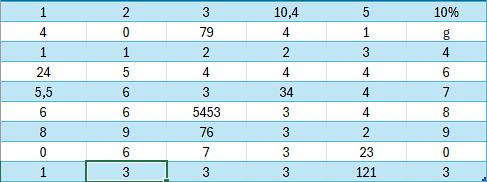
#> input picture Matrix_Reader/Imagenes_Pruebas/Imagen_pruebas4.PNG, 487 x 182 px, found by its file name
$ jupyter execute --allow-errors code_tosave.ipynb
#> lines starting #> are read from the running program, lines starting #| are printed output that depends on the picture; after the words box and inside, x2 and y2 are one past the last pixel; in counts of white or black regions, pixels touching at a corner belong together
[cell 1]
import cv2
import re
import os
import pytesseract
import numpy as np
import pandas as pd


#  Cargar la imagen y establecerla en escalas de grices
img = cv2.imread('Imagenes_Pruebas\Imagen_pruebas4.png')
#> img is the input picture: shape (182, 487, 3); mean B, G, R 242.2, 232.1, 206.2
img_gray = cv2.cvtColor(img, cv2.COLOR_BGR2GRAY)
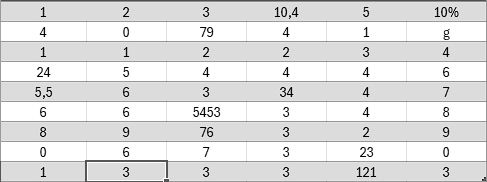
#> img_gray: shape (182, 487); min 0, max 255, mean 225.4


#  Binarizamos la img-agen en escala de grises (0 Black, 255 White)
_, img_binary_otsu = cv2.threshold(255-img_gray, 128,255, cv2.THRESH_BINARY | cv2.THRESH_OTSU)
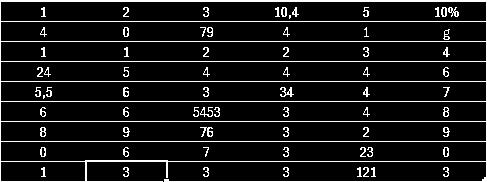
#> img_binary_otsu: shape (182, 487); 9% white in thin lines or dots
#  Invertimos la imagen con 255-img_blur


#  Extraemos las lineas verticales
#  Kernel para la detección de lineas
vertical_kernel = cv2.getStructuringElement(cv2.MORPH_RECT, (1, np.array(img).shape[1] // 30))
#  Aplicamos erosión y dilatación, para la separación de pixeles unidos y resaltar los que no
eroded_img = cv2.erode(img_binary_otsu, vertical_kernel, iterations=3)
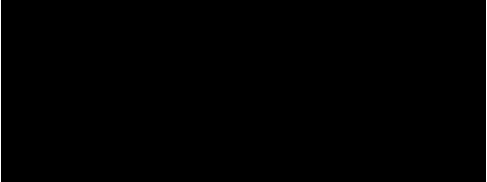
#> eroded_img: shape (182, 487); 0.41% white in thin lines or dots
vertical_lines = cv2.dilate(eroded_img, vertical_kernel, iterations=3)


#  Extraemos las líneas horizontales
#  Proceso analogo al de la la líneas verticales
horizontal_kernel = cv2.getStructuringElement(cv2.MORPH_RECT, (np.array(img).shape[1] // 30, 1))
eroded_img2 = cv2.erode(img_binary_otsu, horizontal_kernel, iterations=3)
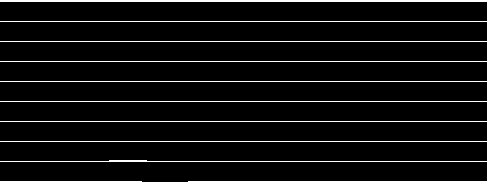
#> eroded_img2: shape (182, 487); 6% white in thin lines or dots
horizontal_lines = cv2.dilate(eroded_img2, horizontal_kernel, iterations=3)
#> horizontal_lines: shape (182, 487); 6.1% white in thin lines or dots


#  Combinamos las lineas veticales y horizontales
kernel = cv2.getStructuringElement(cv2.MORPH_RECT, (2, 2))
vertical_horizontal_lines = cv2.addWeighted(vertical_lines, 0.5, horizontal_lines, 0.5, 0.0)
vertical_horizontal_lines = cv2.erode(~vertical_horizontal_lines, kernel, iterations=2)

#  Aplicamos operaciones bit a bit a la imagen en escala de grises y los contornos combinados
_, vertical_horizontal_lines = cv2.threshold(vertical_horizontal_lines, 128,255, cv2.THRESH_BINARY | cv2.THRESH_OTSU)
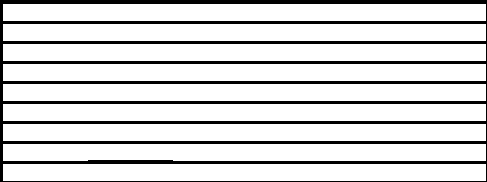
#> vertical_horizontal_lines: shape (182, 487); 83.3% white; 1 black region
b_img = cv2.bitwise_not(cv2.bitwise_xor(img_gray, vertical_horizontal_lines))
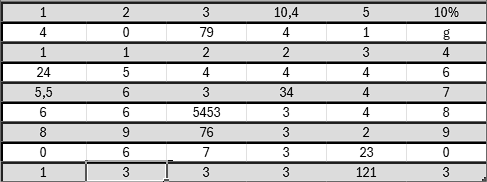
#> b_img: shape (182, 487); min 0, max 255, mean 201.2


#  Extraemos los contornos de cada celda de la tabla
contours, hierarchy = cv2.findContours(vertical_horizontal_lines, cv2.RETR_TREE, cv2.CHAIN_APPROX_SIMPLE)
#> contours = 9 contours; largest, box (x1, y1, x2, y2) and area: (3, 164, 486, 181) 7712, (3, 124, 486, 141) 7712, (3, 104, 486, 121) 7712, (3, 84, 486, 101) 7712, (3, 64, 486, 81) 7712
#  Craeamos delimitadores para cada respectivo contorno
boundingBoxes = [cv2.boundingRect(contour) for contour in contours]
#> boundingBoxes = [(3, 164, 483, 17), (3, 144, 483, 17), (3, 124, 483, 17), (3, 104, 483, 17), (3, 84, 483, 17), (3, 64, 483, 17), (3, 44, 483, 17), (3, 24, 483, 17), (3, 4, 483, 17)]
(contours, boundingBoxes) = zip(*sorted(zip(contours, boundingBoxes), key= lambda x: x[1][1]))
#> contours = 9 contours; largest, box (x1, y1, x2, y2) and area: (3, 4, 486, 21) 7712, (3, 24, 486, 41) 7712, (3, 44, 486, 61) 7712, (3, 64, 486, 81) 7712, (3, 84, 486, 101) 7712; boundingBoxes = ((3, 4, 483, 17), (3, 24, 483, 17), (3, 44, 483, 17), (3, 64, 483, 17), (3, 84, 483, 17), (3, 104, 483, 17), (3, 124, 483, 17), (3, 144, 483, 17), (3, 164, 483, 17))

# Almacenamos los contornos y los dibujamos en la imagen original
boxes = []
for contour in contours:
    x, y, w, h = cv2.boundingRect(contour)
    if w < 1000 and h < 500:
        image = cv2.rectangle(img, (x,y), (x+w, y+h), (0,255,0), 2)
        boxes.append([x, y, w, h])
#> this loop made 9 passes
#> (contour, y) on passes 1, 2, 3, 4, 5, 6, 7, 9: ([[3, 4], [3, 20], [485, 20], [485, 4]], 4), ([[3, 24], [3, 40], [485, 40], [485, 24]], 24), ([[3, 44], [3, 60], [485, 60], [485, 44]], 44), ([[3, 64], [3, 80], [485, 80], [485, 64]], 64), ([[3, 84], [3, 100], [485, 100], [485, 84]], 84), ([[3, 104], [3, 120], [485, 120], [485, 104]], 104), ([[3, 124], [3, 140], [485, 140], [485, 124]], 124), ([[3, 164], [3, 180], [485, 180], [485, 164]], 164)
#> y on pass 8: 144
#> pass 1, `image = cv2.rectangle(img, (x,y), (x+w, y+h), (0,255,0), 2)`:
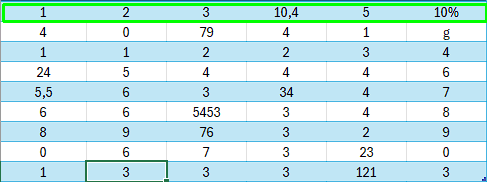
#> image: shape (182, 487, 3); mean B, G, R 234.1, 233.1, 200.1
#> pass 2, `image = cv2.rectangle(img, (x,y), (x+w, y+h), (0,255,0), 2)`:
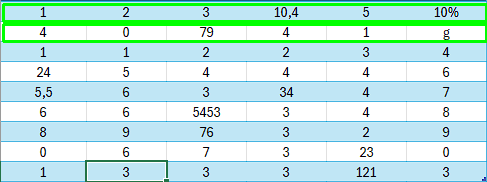
#> image: shape (182, 487, 3); 3.36% of pixels changed, all inside (x1, y1, x2, y2) = (2, 23, 487, 43)
#> pass 3, `image = cv2.rectangle(img, (x,y), (x+w, y+h), (0,255,0), 2)`:
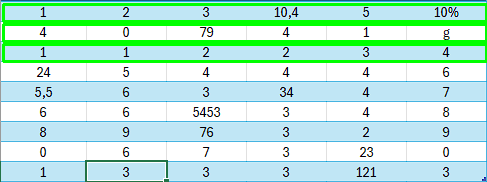
#> image: shape (182, 487, 3); 3.36% of pixels changed, all inside (x1, y1, x2, y2) = (2, 43, 487, 63)
#> after the loop:
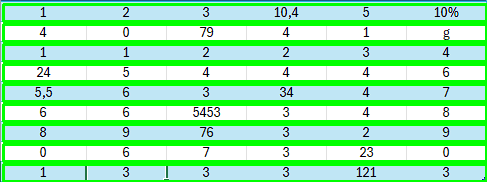
#> img: shape (182, 487, 3); mean B, G, R 169.8, 239.4, 148.3
#> after the loop, boxes = [[3, 4, 483, 17], [3, 24, 483, 17], [3, 44, 483, 17], [3, 64, 483, 17], [3, 84, 483, 17], [3, 104, 483, 17], [3, 124, 483, 17], [3, 144, 483, 17], [3, 164, 483, 17]]

# almacenamos las filas y columnas
rows = []
colums = []
heights = [boundingBoxes[i][3] for i in range(len(boundingBoxes))]
#> heights = [17, 17, 17, 17, 17, 17, 17, 17, 17]
mean = np.mean(heights)
#> mean = 17
colums.append(boxes[0])
previous = boxes[0]
#> previous = [3, 4, 483, 17]
for i in range(1, len(boxes)):
    if boxes[i][1] <= previous[1]+mean/2:
        colums.append(boxes[i])
        previous = boxes[i]
        if i == len(boxes)-1:
            rows.append(colums)
    else:
        rows.append(colums)
        colums = []
        previous = boxes[i]
        colums.append(boxes[i])
#> this loop made 8 passes
#> after the loop, rows = [[[3, 4, 483, 17]], [[3, 24, 483, 17]], [[3, 44, 483, 17]], [[3, 64, 483, 17]], [[3, 84, 483, 17]], [[3, 104, 483, 17]], [[3, 124, 483, 17]], [[3, 144, 483, 17]]]

#  Encontramos el total de celdas en cada fila (Posibles lineas de error)
total_cells = 0
for i in range(len(rows)):
    if len(rows[i]) > total_cells:
        total_cells = len(rows[i])
#> this loop made 8 passes
#> total_cells on pass 1: 1
#> after the loop, total_cells = 1

#  Encontramos el centro de las celdas
center = [int(rows[i][j][0] + rows[i][j][2]/2) for j in range(len(rows[i])) if rows[0]]
#> center = [244]
center = np.array(center)
center.sort()

#  Creamos una lista con las coordenas de las cajas
boxes_list = []
for i in range(len(rows)):
    l = []
    for k in range(total_cells):
        l.append([])
    for j in range(len(rows[i])):
        diff = abs(center - (rows[i][j][0] + rows[i][j][2]/4))
        minimum = min(diff)
        indexing = list(diff).index(minimum)
        l[indexing].append(rows[i][j])
    boxes_list.append(l)
#> this loop made 8 passes
#> after the loop, boxes_list = 8 items


#  Extraemos la información de las celdas
pytesseract.pytesseract.tesseract_cmd = r'C:\Program Files\Tesseract-OCR\tesseract'
dataframe_final = []
#> (the rest of this cell did not finish here and is left out)

$ run again, with Matrix_Reader/Imagenes_Pruebas/Imagen_pruebas2.png copied over Matrix_Reader/Imagenes_Pruebas/Imagen_pruebas4.PNG
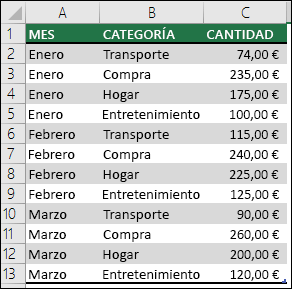
#> input picture Matrix_Reader/Imagenes_Pruebas/Imagen_pruebas2.png, 292 x 289 px, found by its file name
#> img is the input picture: shape (289, 292, 3); mean B, G, R 205.6, 207.8, 203.8
#> `_, img_binary_otsu = cv2.threshold(255-img_gray, 128,255, cv2.THRESH_B..`:
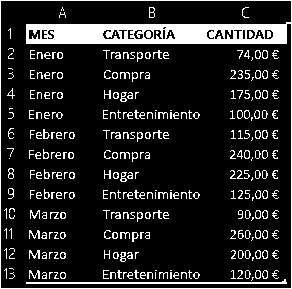
#> img_binary_otsu: shape (289, 292); 14.1% white; 295 white regions (111 under 20 px), largest, box (x1, y1, x2, y2) and area: (0, 0, 292, 289) 5569, (26, 279, 287, 284) 530, (29, 250, 40, 259) 50
#> eroded_img: shape (289, 292); 0.68% white in thin lines or dots
#> eroded_img2: shape (289, 292); 4.7% white; 4 white regions, box (x1, y1, x2, y2) and area: (38, 24, 275, 44) 2889, (38, 282, 275, 284) 474, (0, 0, 292, 1) 292, (0, 288, 292, 289) 292
#> horizontal_lines: shape (289, 292); 5.6% white; 4 white regions, box (x1, y1, x2, y2) and area: (26, 24, 287, 44) 3633, (26, 282, 287, 284) 522, (0, 0, 292, 1) 292, (0, 288, 292, 289) 292
#> contours = 4 contours; box (x1, y1, x2, y2) and area: (3, 3, 291, 288) 81508, (25, 23, 290, 47) 5439, (25, 281, 290, 287) 1318, (105, 32, 174, 39) 396
#> `boundingBoxes = [cv2.boundingRect(contour) for contour in contours]`: boundingBoxes = [(3, 3, 288, 285), (25, 281, 265, 6), (25, 23, 265, 24), (105, 32, 69, 7)]
#> `(contours, boundingBoxes) = zip(*sorted(zip(contours, boundingBoxes), ..`: boundingBoxes = ((3, 3, 288, 285), (25, 23, 265, 24), (105, 32, 69, 7), (25, 281, 265, 6))
#> the loop `for contour in contours:` made 4 passes
#> pass 3, `image = cv2.rectangle(img, (x,y), (x+w, y+h), (0,255,0), 2)`:
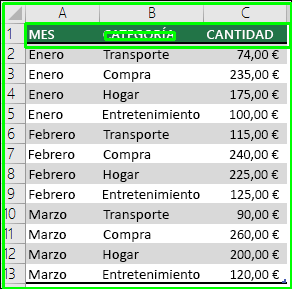
#> image: shape (289, 292, 3); mean B, G, R 195, 211.9, 193.5
#> after the loop `for contour in contours:`: boxes = [[3, 3, 288, 285], [25, 23, 265, 24], [105, 32, 69, 7], [25, 281, 265, 6]]
#> heights = [285, 24, 7, 6]
#> mean = 80.5
#> `previous = boxes[0]`: previous = [3, 3, 288, 285]
#> the loop `for i in range(1, len(boxes)):` made 3 passes
#> after the loop `for i in range(1, len(boxes)):`: rows = [[[3, 3, 288, 285], [25, 23, 265, 24], [105, 32, 69, 7]]]
#> the loop `for i in range(len(rows)):` made 1 pass
#> total_cells on pass 1: 3
#> after the loop `for i in range(len(rows)):`: total_cells = 3
#> center = [147, 157, 139]
#> the loop `for i in range(len(rows)):` made 1 pass
#> after the loop `for i in range(len(rows)):`: boxes_list = 1 item

$ run again, with Matrix_Reader/Imagenes_Pruebas/Imagen_pruebas3.png copied over Matrix_Reader/Imagenes_Pruebas/Imagen_pruebas4.PNG
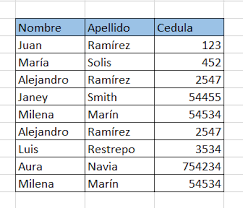
#> input picture Matrix_Reader/Imagenes_Pruebas/Imagen_pruebas3.png, 243 x 208 px, found by its file name
#> img is the input picture: shape (208, 243, 3); mean B, G, R 233.5, 231, 228.8
#> img_binary_otsu: shape (208, 243); 11.8% white in thin lines or dots, all inside (x1, y1, x2, y2) = (15, 18, 224, 192)
#> eroded_img: shape (208, 243); 0.91% white in thin lines or dots, all inside (x1, y1, x2, y2) = (15, 30, 224, 183)
#> vertical_lines: shape (208, 243); 1% white in thin lines or dots, all inside (x1, y1, x2, y2) = (15, 21, 224, 195)
#> eroded_img2: shape (208, 243); 4.1% white in thin lines or dots, all inside (x1, y1, x2, y2) = (27, 18, 215, 192)
#> horizontal_lines: shape (208, 243); 4.5% white in thin lines or dots, all inside (x1, y1, x2, y2) = (18, 18, 227, 192)
#> `contours, hierarchy = cv2.findContours(vertical_horizontal_lines, cv2...`: contours = 21 contours; largest, box (x1, y1, x2, y2) and area: (0, 0, 243, 208) 50094, (14, 17, 230, 198) 35913, (18, 142, 154, 157) 1890, (18, 90, 154, 105) 1890, (18, 38, 154, 53) 1890
#> `boundingBoxes = [cv2.boundingRect(contour) for contour in contours]`: boundingBoxes = 21 items, first 6: (0, 0, 243, 208), (14, 17, 216, 181), (157, 177, 66, 14), (18, 177, 136, 14), (157, 160, 66, 14), (18, 160, 136, 14)
#> `(contours, boundingBoxes) = zip(*sorted(zip(contours, boundingBoxes), ..`: contours = 21 contours; largest, box (x1, y1, x2, y2) and area: (0, 0, 243, 208) 50094, (14, 17, 230, 198) 35913, (18, 38, 154, 53) 1890, (18, 90, 154, 105) 1890, (18, 142, 154, 157) 1890; boundingBoxes = 21 items, first 6: (0, 0, 243, 208), (14, 17, 216, 181), (157, 21, 66, 14), (157, 38, 66, 15), (18, 38, 136, 15), (157, 56, 66, 14)
#> the loop `for contour in contours:` made 21 passes
#> (contour, x, y, w, h) on passes 1, 3, 4, 5, 6, 7, 8: ([[0, 0], [0, 207], [242, 207], [242, 0]], 0, 0, 243, 208), ([[157, 21], [157, 34], [222, 34], [222, 21]], 157, 21, 66, 14), ([[157, 38], [157, 52], [222, 52], [222, 38]], 157, 38, 66, 15), ([[18, 38], [18, 52], [153, 52], [153, 38]], 18, 38, 136, 15), ([[157, 56], [157, 69], [222, 69], [222, 56]], 157, 56, 66, 14), ([[18, 56], [18, 69], [153, 69], [153, 56]], 18, 56, 136, 14), ([[157, 73], [157, 86], [222, 86], [222, 73]], 157, 73, 66, 14)
#> after the loop `for contour in contours:`:
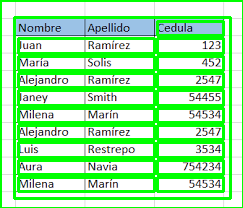
#> img: shape (208, 243, 3); mean B, G, R 158.7, 240.2, 154.5
#> after the loop `for contour in contours:`: boxes = 21 items, first 6: [0, 0, 243, 208], [14, 17, 216, 181], [157, 21, 66, 14], [157, 38, 66, 15], [18, 38, 136, 15], [157, 56, 66, 14]
#> heights = [208, 181, 14, 15, 15, 14, 14, 14, 14, 15, 15, 14, 14, 14, 14, 15, 15, 14, 14, 14, 14]
#> mean = 31.48
#> `previous = boxes[0]`: previous = [0, 0, 243, 208]
#> the loop `for i in range(1, len(boxes)):` made 20 passes
#> previous on passes 1 to 8: [14, 17, 216, 181], [157, 21, 66, 14], [157, 38, 66, 15], [18, 38, 136, 15], [157, 56, 66, 14], [18, 56, 136, 14], [157, 73, 66, 14], [18, 73, 136, 14]
#> after the loop `for i in range(1, len(boxes)):`: rows = 11 items
#> the loop `for i in range(len(rows)):` made 11 passes
#> total_cells on passes 1 to 2: 1, 2
#> after the loop `for i in range(len(rows)):`: total_cells = 2
#> center = [190, 86]
#> the loop `for i in range(len(rows)):` made 11 passes
#> after the loop `for i in range(len(rows)):`: boxes_list = 11 items
